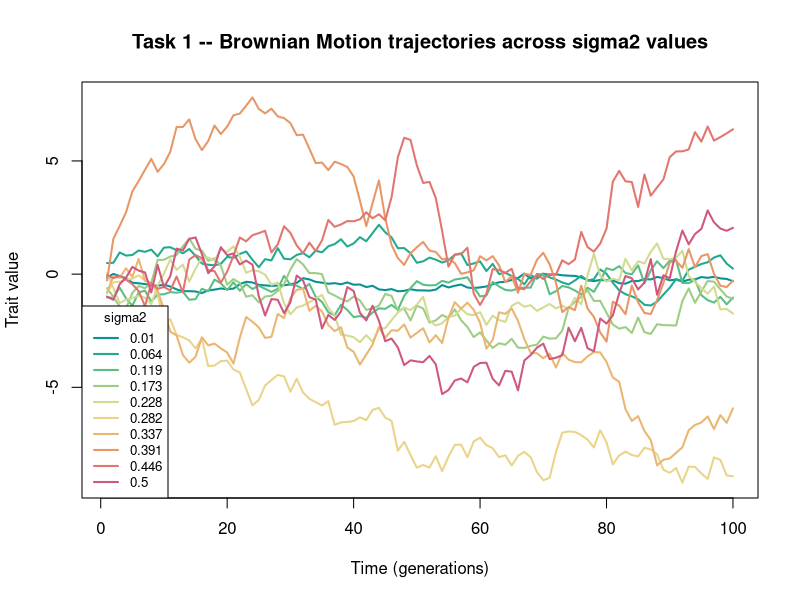

The R script that drew this image:
################################################################################
##                                                                            ##
##  TASK 1                                                                    ##
##  Brownian Motion trait evolution -- effect of the rate parameter sigma2    ##
##                                                                            ##
##  BACKGROUND                                                                ##
##  The Brownian Motion (BM) model assumes trait change along a lineage is    ##
##  a sequence of random normal increments with mean 0 and variance           ##
##  sigma2 * dt per time step. The parameter sigma2 controls how fast traits  ##
##  diverge: large sigma2 -> wide spread; small sigma2 -> tight clustering.   ##
##                                                                            ##
##  Here we simulate a single BM lineage for each of n_drift_levels values    ##
##  of sigma2 and plot all trajectories on the same axes. Each trajectory     ##
##  is the cumulative sum of independent N(0, sigma2) increments.             ##
##                                                                            ##
################################################################################


# -------------------------------
# 0. (Optional) Clean workspace
# -------------------------------
rm(list = ls())


# -------------------------------
# 1. Set random seed (reproducibility)
# -------------------------------
set.seed(12)


# -------------------------------
# 2. Define simulation parameters
# -------------------------------

# Number of time steps in each trajectory
n_steps <- 100 

# Number of Brownian motion trajectories
n_drift_levels <- 10 


# -------------------------------
# 3. Define sigma2 values
# -------------------------------

# Variance per time step (not standard deviation)
sigma2_values <- seq(0.01, 0.5, length.out = n_drift_levels)


# -------------------------------
# 4. Initialize storage matrix
# -------------------------------

# Rows = time steps, Columns = trajectories (one per sigma2)
traj <- matrix(0, nrow = n_steps, ncol = n_drift_levels)


# -------------------------------
# 5. Simulate Brownian motion
# -------------------------------

for (i in seq_len(n_drift_levels)) {
  
  # Draw increments from N(0, sigma2)
  increments <- rnorm(n_steps, mean = 0, sd = sqrt(sigma2_values[i]))
  
  # Cumulative sum = Brownian trajectory
  traj[, i] <- cumsum(increments)
}


# -------------------------------
# 6. Generate colors for plotting
# -------------------------------

cols <- hcl.colors(n_drift_levels, "Temps")


# -------------------------------
# 7. Plot trajectories
# -------------------------------

matplot(traj,
        type = "l",
        col  = cols,
        lwd  = 2,
        lty  = 1,
        xlab = "Time (generations)",
        ylab = "Trait value",
        main = "Task 1 -- Brownian Motion trajectories across sigma2 values")


# -------------------------------
# 8. Add legend
# -------------------------------

legend("bottomleft",
       legend = round(sigma2_values, 3),
       col    = cols,
       lty    = 1,
       lwd    = 2,
       title  = "sigma2",
       cex    = 0.8)
